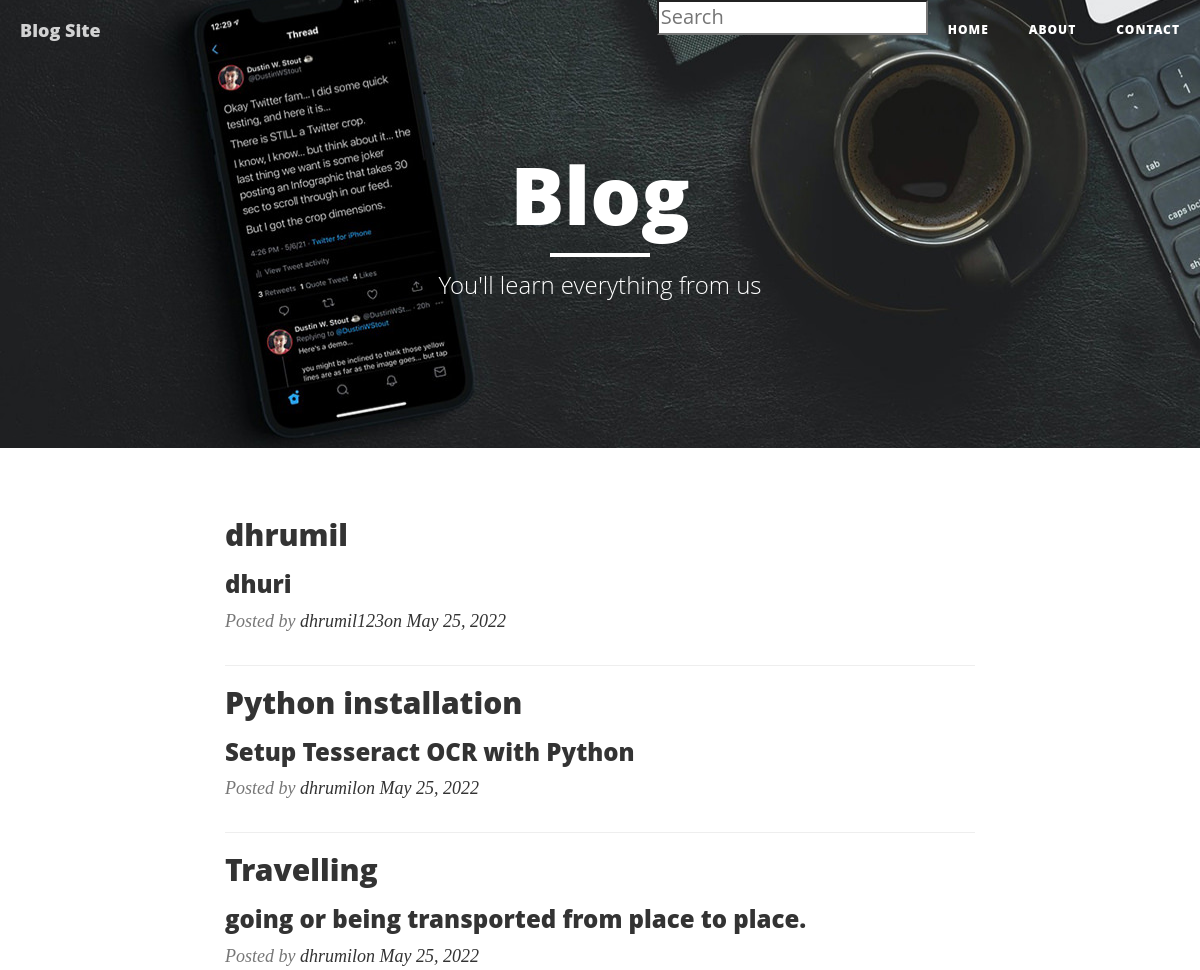
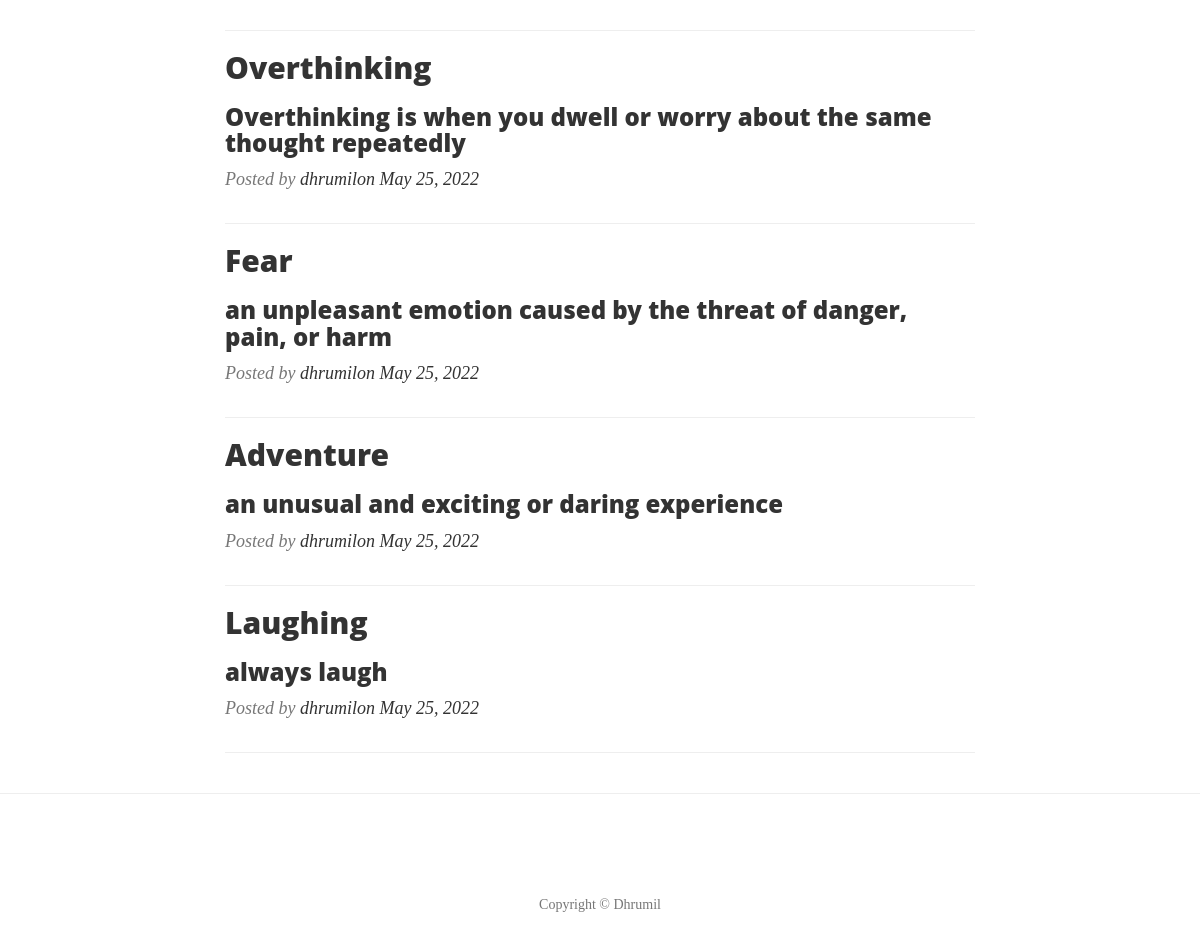
The page //about on the database its author committed (2 pictures, top to bottom).
### blog/models.py (models this page shows, shortened)
class Post(models.Model):
    title = models.CharField(max_length=255)
    title_tag = models.CharField(max_length=255)
    author = models.ForeignKey(User, on_delete=models.CASCADE)
    body = RichTextField(blank=True,null=True)
    post_date = models.DateField(auto_now_add=True)

### templates/index.html (shortened to what this page needs)
{% load static %}
<!DOCTYPE html>
<html lang="en">
<head>
    <link href="{% static 'vendor/bootstrap/css/bootstrap.min.css' %}" rel="stylesheet">
    <link href="{% static 'css/clean-blog.min.css' %}" rel="stylesheet">
    <link href="{% static 'vendor/font-awesome/css/font-awesome.min.css' %}" rel="stylesheet" type="text/css">
</head>
<body>
    <nav class="navbar navbar-default navbar-custom navbar-fixed-top">
        <div class="container-fluid">
            <div class="navbar-header page-scroll">
                <a class="navbar-brand" href="{% url 'home' %}">Blog Site</a>
            </div>
            <div class="collapse navbar-collapse" id="bs-example-navbar-collapse-1">
                <ul class="nav navbar-nav navbar-right">
                    <li>
                        <form action="{% url 'searchbar' %}" method="GET" >
                            <input type="search" name="search" placeholder="Search">
                        </form>
                    </li>
                    <li>
                        <a href="{% url 'home' %}">Home</a>
                    </li>
                    <li>
                        <a href="{% url 'about' %}">About</a>
                    </li>
                    <li>
                        <a href="{% url 'contact' %}">Contact</a>
                    </li>
                </ul>
            </div>
        </div>
    </nav>
    <header class="intro-header" style="background-image: url('{% static 'img/home.jpg' %}')">
        <div class="container">
            <div class="row">
                <div class="col-lg-8 col-lg-offset-2 col-md-10 col-md-offset-1">
                    <div class="site-heading">
                        <h1>Blog</h1>
                        <hr class="small">
                        <span class="subheading">You'll learn everything from us</span>
                    </div>
                </div>
            </div>
        </div>
    </header>
    <div class="container">
        <div class="row">
            <div class="col-lg-8 col-lg-offset-2 col-md-10 col-md-offset-1">
                {% for post in object_list %}
                <div class="post-preview">
                    <a href="{% static 'post.html' %}">
                        <h2 class="post-title">
                            <a href="{% url 'article-detail' post.pk%}">{{ post.title }}</a>
                        </h2>
                        <h3 class="post-subtitle">
                            {{post.title_tag}}
                        </h3>
                    </a>
                    <p class="post-meta">Posted by <a href="#">{{ post.author }}on {{post.post_date}}</a></p>
                </div>
                <hr>
                {% endfor %}
            </div>
        </div>
    </div>
    <hr>
    <footer>
        <div class="container">
            <div class="row">
                <div class="col-lg-8 col-lg-offset-2 col-md-10 col-md-offset-1">
                    <p class="copyright text-muted">Copyright &copy; Dhrumil</p>
                </div>
            </div>
        </div>
    </footer>
</body>
</html>

### rows shown on the page
Post: title "dhrumil", title_tag "dhuri", author "dhrumil123", post_date "May 25, 2022"
Post: title "Python installation", title_tag "Setup Tesseract OCR with Python", author "dhrumil", post_date "May 25, 2022"
Post: title "Travelling", title_tag "going or being transported from place to place.", author "dhrumil", post_date "May 25, 2022"
Post: title "Overthinking", title_tag "Overthinking is when you dwell or worry about the same thought repeatedly", author "dhrumil", post_date "May 25, 2022"
Post: title "Fear", title_tag "an unpleasant emotion caused by the threat of danger, pain, or harm", author "dhrumil", post_date "May 25, 2022"
Post: title "Adventure", title_tag "an unusual and exciting or daring experience", author "dhrumil", post_date "May 25, 2022"
Post: title "Laughing", title_tag "always laugh", author "dhrumil", post_date "May 25, 2022"
